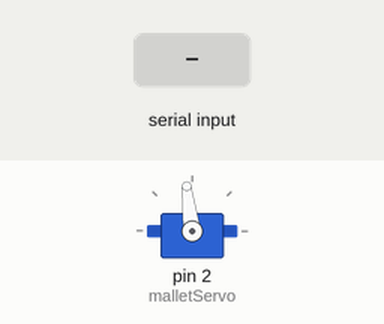
Recording of a sketch running on a simulated Arduino Uno, built with avr-gcc and run on an emulated ATmega328P. Shown: servo. The test bench sets the inputs (shaded band). What the sketch prints to the serial monitor is not drawn.

Above: at 1.2 s.
1.3 s: "s 90\n" received over Serial
2.8 s: "s \n" received over Serial
4.3 s: "s ,45\n" received over Serial
Timing chart, 0 to 7.3 s (numbered marks = the images above; inputs shaded):
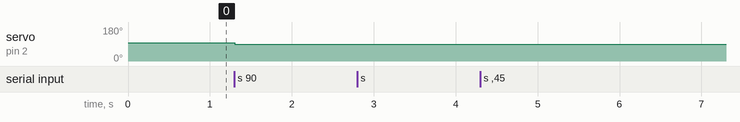

The sketch:

mallet_play_servo.ino
```cpp
/*
 * This file the serial connection based firmware for the two mallet holder.
 * It is intended to be used with a Raspberry PI Pico, not the Pico W as the Servo library of the Pico W behaves differently
 */
#include <Servo.h>

int DELAY_MS = 5;         // A delay controling the maximum update rate of the loop in ms
int STEP_INCREASE = 1;    // Not used

int MAX_VALUE = 180;      // Max control value not creating collisions in the assembly
int MIN_VALUE = 0;        // Min control value not creating collisions in the assembly
int RESOLUTION = 180;     // Resolution of the control value. 180 as the standard write function for servos is used.


String input;             // Input "buffer" from the serial connection
String input_number;      // Input substring containing the command value number
Servo malletServo;        // Servo Object

int targetPos = 97;       // target position. Used if slowly approaching the target
int pos = 97;             // Current set position of the servo

void setup() {
  Serial.begin(115200);
  malletServo.attach(2);  // Servo is controlled from pin 2
  malletServo.write(pos);
}

void loop() {
  // If serial messages are present or we reached the target position
  if(pos == targetPos || Serial.available() > 0) {
    // Serial.println("Awaiting new command");

    // Wait if there are no messages available
    while(Serial.available() == 0) {
      delay(DELAY_MS);
    }

    input = Serial.readStringUntil('\n');
    input.trim();

    // Command for setting the position of the servo
    if(input.startsWith("s ")) {
      input_number = input.substring(2);
      long servoInput = input_number.toInt();
      // Check if the string was actually a valid number
      if(!check_input_number_string() || servoInput < 0) {
        Serial.println("err_input_num");
      } else {
        // Check if the input is within the valid range
        if(((int) servoInput) < MIN_VALUE || ((int) servoInput) > MAX_VALUE) {
          Serial.println("err_input_range");
        } else {
          targetPos = (int) servoInput;
          Serial.println("ok");
        }
      }
    }

    // Command for getting the current position of the servo
    else if(input.startsWith("p")) {
      Serial.print("p ");
      Serial.println(pos);
    }

    // Command for getting the limits and resolution of the controller
    else if(input.startsWith("l")) {
      Serial.print("l ");
      Serial.print(MIN_VALUE);
      Serial.print(" ");
      Serial.print(MAX_VALUE);
      Serial.print(" ");
      Serial.println(RESOLUTION);
    }

    else {
      Serial.println("err_cmd");
    }
  }

  // Set to pos to targetPos immediately. Could readd lower code later for velocity constraining
  pos = targetPos;

  // if(pos < targetPos) {
  //   pos += min(STEP_INCREASE, targetPos - pos);
  // } else if(pos > targetPos) {
  //   pos -= min(STEP_INCREASE, pos - targetPos);
  // }

  malletServo.write(pos);

  delay(DELAY_MS);
}

// Simple function to check if all characters of the number string are valid numbers.
bool check_input_number_string() {
  for(int i = 0; i < input_number.length(); i++) {
    char c = input_number.charAt(i);
    if(c < '0' || c > '9') {
      return false;
    }
  }

  return true;
}
```

Measured:
- after the input at 1.3 s, servo on pin 2 (malletServo): 97° → 90° at once
- after the input at 2.8 s, every drawn part: stays the same
- after the input at 4.3 s, every drawn part: stays the same
